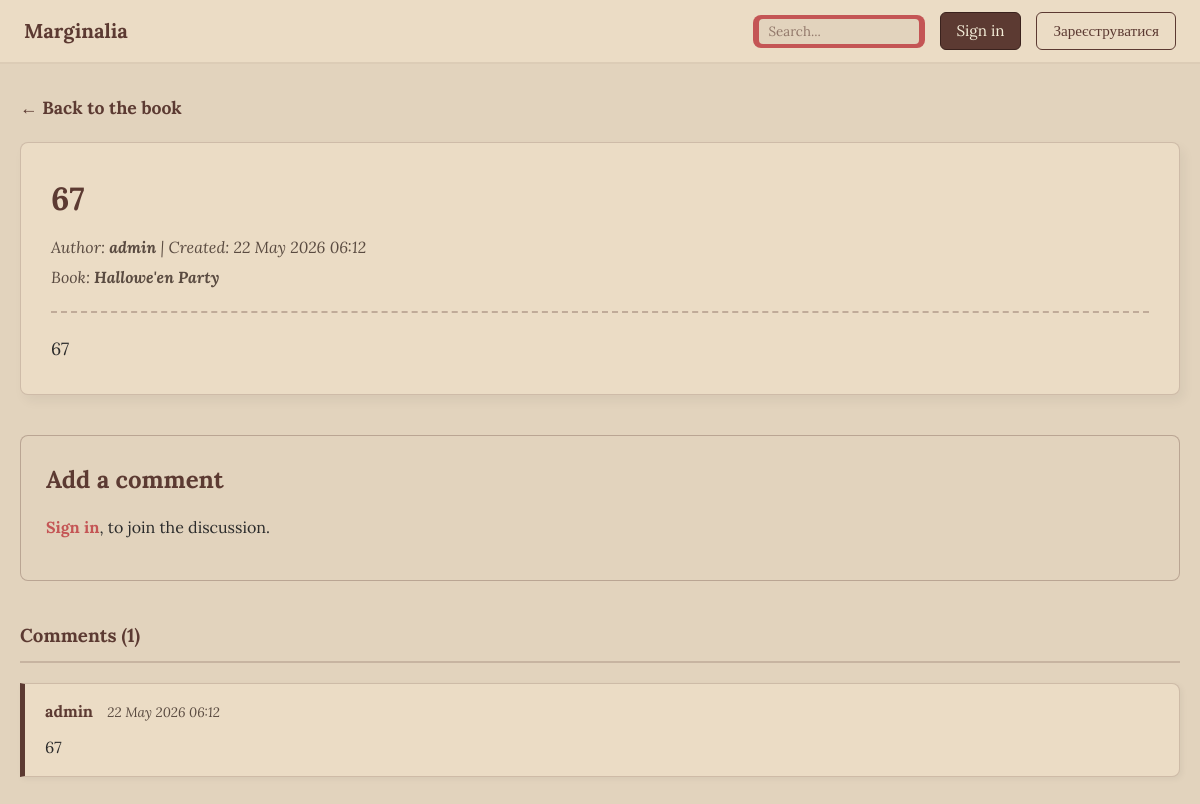
Page /discussion/2/ on the committed database.
### books/models.py (models this page shows, shortened)
class Discussion(models.Model):
    book = models.ForeignKey( Book, on_delete=models.CASCADE, related_name='discussions')
    title = models.CharField(max_length=200)
    author = models.ForeignKey(settings.AUTH_USER_MODEL, on_delete=models.CASCADE, related_name='user_posts')
    created_at = models.DateTimeField(auto_now_add=True)
    description = models.TextField(null=True, blank=True)

class Book(models.Model):
    title = models.CharField(max_length=200)
    author = models.CharField(max_length=200)
    year = models.PositiveIntegerField(null=True, blank=True)
    genre = models.CharField(max_length=100, null=True, blank=True)
    description = models.TextField(null=True, blank=True)
    cover = models.ImageField(upload_to='covers/', null=True, blank=True)
    is_published = models.BooleanField(default=True)
    slug = models.SlugField(unique=True, blank=True)

class Comment(models.Model):
    discussion = models.ForeignKey(Discussion, on_delete=models.CASCADE, related_name='comments')
    author = models.ForeignKey(settings.AUTH_USER_MODEL, on_delete=models.CASCADE, related_name='discussion_comments')
    text = models.TextField()
    created_at = models.DateTimeField(auto_now_add=True)

### users/models.py (models this page shows, shortened)
class User(AbstractUser):
    uuid = models.UUIDField(default=uuid.uuid4, editable=False, unique=True)
    avatar = models.ImageField(upload_to='avatars/', null=True, blank=True)
    login = models.CharField(max_length=150, unique=True)
    description = models.TextField(blank=True)
    favorite_books = models.ManyToManyField('books.Book', blank=True, related_name='favorited_by_users')
    reading_now_books = models.ManyToManyField('books.Book', blank=True, related_name='reading_now_books')
    planned_books = models.ManyToManyField('books.Book', blank=True, related_name='planned_books')
    USERNAME_FIELD = 'login'
    REQUIRED_FIELDS = ['username']

### books/views.py (the view, shortened to what this page needs)
# urls.py: path('discussion/<int:pk>/', Discussion_Detail.as_view(), name='discussion'),
class Discussion_Detail(FormMixin, DetailView):
    model = Discussion
    template_name = 'books/discussionDetails.html'
    context_object_name = 'discussion'
    form_class = CommentForm
    def get_context_data(self, **kwargs):
        context = super().get_context_data(**kwargs)
        context['comments'] = self.object.comments.select_related('author').order_by('-created_at')
        return context

### books/forms.py
class CommentForm(forms.ModelForm):
    text = forms.CharField(
        widget=forms.TextInput(attrs={'placeholder': 'What would you like to talk about?', 'style': 'width: 100%; padding: 10px;'})
    )
    class Meta:
        model = Comment
        fields = ['text']

### books/templates/books/discussionDetails.html (shortened to what this page needs)
{% load static %}
<!DOCTYPE html>
<html lang="uk">
<head>
    <link rel="stylesheet" href="{% static 'books/css/style.css' %}">
</head>
<body>
    <header class="navbar">
        <div class="nav-left">
            <a href="{% url 'books:book_feed' %}" class="logo">Marginalia</a>
        </div>
        <div class="nav-right" style="display: flex; align-items: center; gap: 15px;">
            <div class="search-wrapper">
                <input type="text" placeholder="Search..." class="search-input">
            </div>
            {% if user.is_authenticated %}
                <a href="{% url 'user:profile_detail' request.user.uuid %}" class="nav-btn" style="background-color: transparent; border: none; color: var(--color-brown);">{{ user.username }}</a>
                <form action="{% url 'books:logout' %}" method="POST" style="display: inline;">
                    {% csrf_token %}
                    <button type="submit" class="nav-btn">Log out</button>
                </form>
            {% else %}
                <a href="{% url 'books:login' %}" class="nav-btn">Sign in</a>
                <a href="{% url 'books:register' %}" class="nav-btn" style="background-color: transparent; color: var(--color-brown); border: 1px solid var(--color-brown);">Зареєструватися</a>
            {% endif %}
        </div>
    </header>
    <main class="main-container">
        <nav>
            <a href="{% url 'books:details' discussion.book.slug %}" class="back-link">← Back to the book</a>
        </nav>
        <div class="discussion-detail">
            <div class="discussion-header">
                <h1>{{ discussion.title }}</h1>
                <p class="discussion-meta">
                    Author: <strong>{{ discussion.author.username }}</strong> |
                    Created: {{ discussion.created_at|date:"d M Y H:i" }}
                </p>
                <p class="discussion-meta">Book: <strong>{{ discussion.book.title }}</strong></p>
            </div>
            <div class="discussion-body">
                {{ discussion.description|linebreaks }}
            </div>
        </div>
        <div class="add-comment-section">
            <h2>Add a comment</h2>
            {% if user.is_authenticated %}
                <form method="post" action="">
                    {% csrf_token %}
                    {{ form.as_p }}
                    <button type="submit" class="btn-retro">Send</button>
                </form>
            {% else %}
                <p>
                    <a href="{% url 'books:login' %}?next={{ request.path }}" class="link-retro">Sign in</a>, to join the discussion.
                </p>
            {% endif %}
        </div>
        <div class="comments-section">
            <h3>Comments ({{ comments.count }})</h3>
            <div class="comments-list">
                {% for comment in comments %}
                    <div class="comment-item">
                        <div class="comment-meta">
                            <strong>{{ comment.author.username }}</strong>
                            <span class="comment-date">
                                {{ comment.created_at|date:"d M Y H:i" }}
                            </span>
                        </div>
                        <div class="comment-text">
                            {{ comment.text|linebreaks }}
                        </div>
                    </div>
                {% empty %}
                    <p class="empty-comments">There are no comments on this discussion yet. Be the first!</p>
                {% endfor %}
            </div>
        </div>
    </main>
</body>
</html>

### books/static/books/css/style.css (style rules this page uses)
:root { --bg-parchment: #e2d3bd; --bg-navbar: #ebdcc5; --color-brown: #5c3a32; --color-red-accent: #c45555; --text-light: #f4edd8; --font-serif: 'Lora', 'Georgia', serif; }
* { box-sizing: border-box; margin: 0; padding: 0; }
body { background-color: var(--bg-parchment); color: #2b2b2b; font-family: var(--font-serif); line-height: 1.6; }
.navbar { background-color: var(--bg-navbar); display: flex; justify-content: space-between; align-items: center; padding: 12px 24px; border-bottom: 2px solid rgba(92, 58, 50, 0.1); }
.nav-left { display: flex; align-items: center; gap: 15px; }
.logo { color: var(--color-brown); font-size: 1.25rem; font-weight: bold; text-decoration: none; margin-right: 10px; }
.nav-btn { background-color: var(--color-brown); color: var(--text-light); border: 1px solid #3a221d; border-radius: 6px; padding: 6px 16px; font-family: var(--font-serif); font-size: 0.95rem; cursor: pointer; text-decoration: none; transition: background-color 0.2s ease; }
.search-wrapper { background-color: var(--color-red-accent); padding: 4px 6px; border-radius: 8px; display: flex; align-items: center; }
.search-input { background-color: var(--bg-parchment); border: none; border-radius: 4px; padding: 4px 10px; font-family: var(--font-serif); color: var(--color-brown); outline: none; width: 160px; }
.search-input::placeholder { color: rgba(92, 58, 50, 0.6); }
.main-container { max-width: 1200px; margin: 30px auto; padding: 0 20px; }

### books/templates/books/discussionDetails.html (style rules this page uses)
.back-link { display: inline-block; margin-bottom: 20px; color: var(--color-brown); text-decoration: none; font-weight: bold; font-size: 1.1rem; transition: transform 0.2s ease; }
.discussion-detail { background-color: var(--bg-navbar); padding: 30px; border-radius: 8px; border: 1px solid rgba(92, 58, 50, 0.2); box-shadow: 4px 6px 12px rgba(0, 0, 0, 0.05); margin-bottom: 40px; }
.discussion-header { border-bottom: 2px dashed rgba(92, 58, 50, 0.3); padding-bottom: 15px; margin-bottom: 20px; }
.discussion-header h1 { color: var(--color-brown); margin-bottom: 10px; font-size: 2rem; }
.discussion-meta { font-style: italic; color: #5a4b41; margin-bottom: 5px; }
.discussion-body { font-size: 1.1rem; line-height: 1.8; color: #2b2b2b; }
.add-comment-section { background-color: var(--bg-parchment); padding: 25px; border-radius: 8px; border: 1px solid rgba(92, 58, 50, 0.3); margin-bottom: 40px; }
.add-comment-section h2 { color: var(--color-brown); margin-bottom: 15px; font-size: 1.5rem; }
.add-comment-section p { margin-bottom: 15px; }
.link-retro { color: var(--color-red-accent); text-decoration: none; font-weight: bold; }
.comments-section h3 { color: var(--color-brown); margin-bottom: 20px; border-bottom: 2px solid rgba(92, 58, 50, 0.2); padding-bottom: 10px; }
.comment-item { background-color: var(--bg-navbar); border: 1px solid rgba(92, 58, 50, 0.2); border-left: 5px solid var(--color-brown); padding: 15px 20px; margin-bottom: 20px; border-radius: 0 8px 8px 0; box-shadow: 2px 2px 6px rgba(0, 0, 0, 0.05); }
.comment-meta { margin-bottom: 10px; color: var(--color-brown); }
.comment-date { font-size: 0.85rem; color: #5a4b41; font-style: italic; margin-left: 10px; }
.comment-text { line-height: 1.6; }

### rows in the picture
Discussion: title "67", author.username "admin", created_at "22 May 2026 06:12", book "Hallowe'en Party", description "67"
Comment: author.username "admin", created_at "22 May 2026 06:12", text "67"

### other values in the picture
{{ comments.count }} "1"
